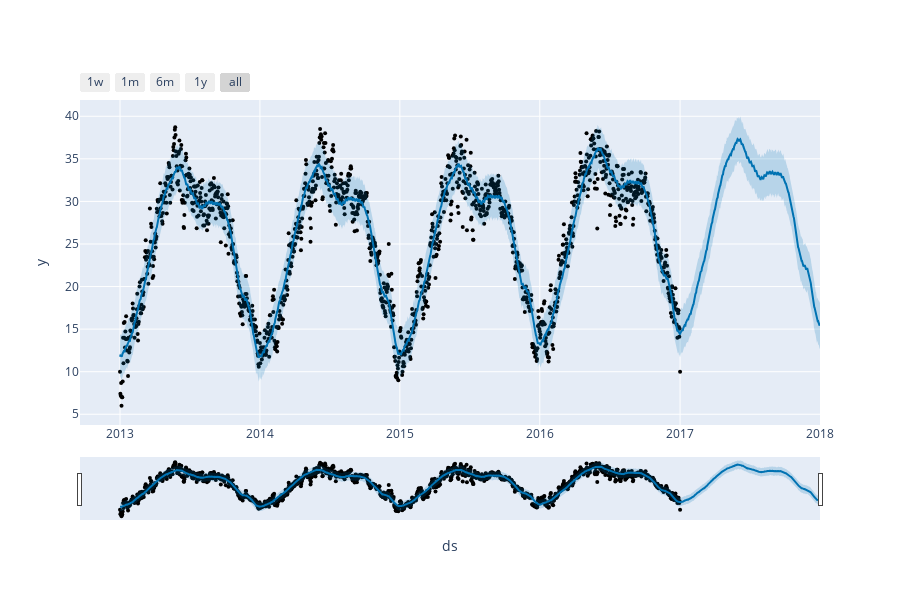

Here is the notebook cell this chart was saved with:
### Code cell
# plot the forecast
fig = plot_plotly(model, prediction)
fig.show()

### Figure 1 — Plotly figure (JSON) as saved in the notebook; plotly's stock layout.template omitted (floating-point values rounded to 4 significant figures; data arrays with more than 128 entries replaced by an {"elided": "..."} marker saying what was removed)
{"data": [{"marker": {"color": "black", "size": 4}, "mode": "markers", "name": "Actual", "type": "scatter", "x": {"elided": "1462 str values"}, "y": {"elided": "1462 float values"}}, {"hoverinfo": "skip", "line": {"width": 0}, "mode": "lines", "type": "scatter", "x": {"elided": "1827 str values"}, "y": {"elided": "1827 float values"}}, {"fill": "tonexty", "fillcolor": "rgba(0, 114, 178, 0.2)", "line": {"color": "#0072B2", "width": 2}, "mode": "lines", "name": "Predicted", "type": "scatter", "x": {"elided": "1827 str values"}, "y": {"elided": "1827 float values"}}, {"fill": "tonexty", "fillcolor": "rgba(0, 114, 178, 0.2)", "hoverinfo": "skip", "line": {"width": 0}, "mode": "lines", "type": "scatter", "x": {"elided": "1827 str values"}, "y": {"elided": "1827 float values"}}], "layout": {"height": 600, "showlegend": false, "width": 900, "xaxis": {"rangeselector": {"buttons": [{"count": 7, "label": "1w", "step": "day", "stepmode": "backward"}, {"count": 1, "label": "1m", "step": "month", "stepmode": "backward"}, {"count": 6, "label": "6m", "step": "month", "stepmode": "backward"}, {"count": 1, "label": "1y", "step": "year", "stepmode": "backward"}, {"step": "all"}]}, "rangeslider": {"visible": true}, "title": {"text": "ds"}, "type": "date"}, "yaxis": {"title": {"text": "y"}}}}
